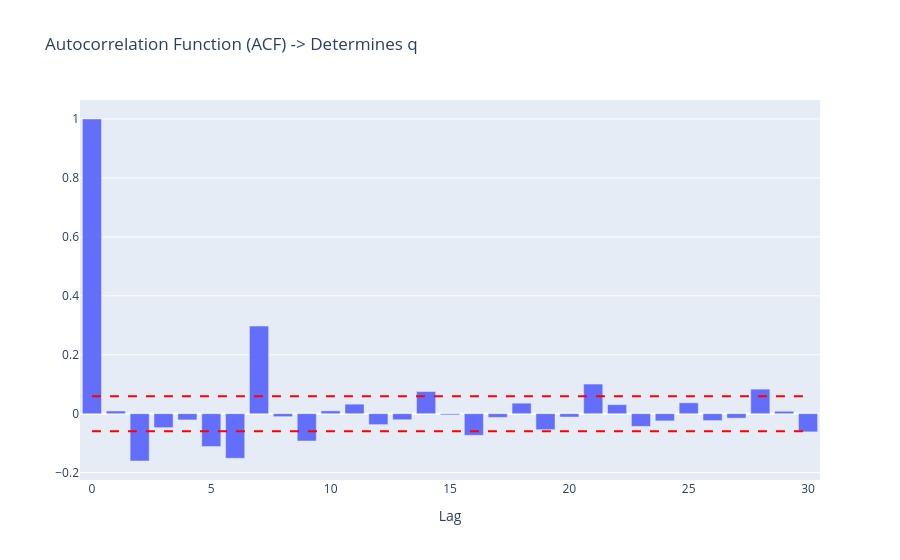
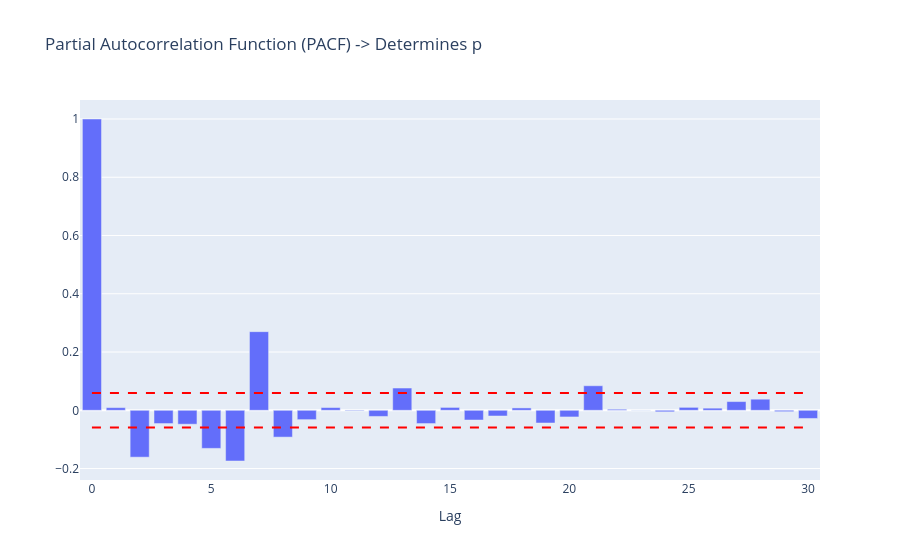

The cell these charts' notebook holds for them, in order:
### Markdown cell above
## 6. ACF/PACF Analysis (2 Marks)
We analyze the Autocorrelation (ACF) and Partial Autocorrelation (PACF) plots on our stationary, differenced data to determine our `p` and `q` parameters.

**Determining `p` (AutoRegressive order from PACF):**
The PACF plot shows a significant negative spike at Lag 1, before dropping into the red confidence interval at Lags 2-5. This justifies setting our standard AR parameter to **`p = 1`**. Furthermore, we observe a massive positive spike exactly at Lag 7, mathematically confirming the 7-day weekly seasonality.

**Determining `q` (Moving Average order from ACF):**
The ACF plot mirrors this behavior, with a sharp negative spike at Lag 1 that quickly drops off into the confidence interval, followed by another massive seasonal spike at Lag 7. The sharp cutoff after the first lag justifies setting our MA parameter to **`q = 1`**.

### Code cell
def plot_interactive_acf_pacf(series, lags=30):
    acf_vals = acf(series, nlags=lags)
    pacf_vals = pacf(series, nlags=lags)
    
    fig_acf = go.Figure()
    fig_acf.add_trace(go.Bar(x=np.arange(len(acf_vals)), y=acf_vals, name='ACF'))
    fig_acf.add_trace(go.Scatter(x=np.arange(len(acf_vals)), y=[1.96/np.sqrt(len(series))]*len(acf_vals), mode='lines', line=dict(color='red', dash='dash')))
    fig_acf.add_trace(go.Scatter(x=np.arange(len(acf_vals)), y=[-1.96/np.sqrt(len(series))]*len(acf_vals), mode='lines', line=dict(color='red', dash='dash')))
    fig_acf.update_layout(title='Autocorrelation Function (ACF) -> Determines q', xaxis_title='Lag', showlegend=False)
    fig_acf.show()
    
    fig_pacf = go.Figure()
    fig_pacf.add_trace(go.Bar(x=np.arange(len(pacf_vals)), y=pacf_vals, name='PACF'))
    fig_pacf.add_trace(go.Scatter(x=np.arange(len(pacf_vals)), y=[1.96/np.sqrt(len(series))]*len(pacf_vals), mode='lines', line=dict(color='red', dash='dash')))
    fig_pacf.add_trace(go.Scatter(x=np.arange(len(pacf_vals)), y=[-1.96/np.sqrt(len(series))]*len(pacf_vals), mode='lines', line=dict(color='red', dash='dash')))
    fig_pacf.update_layout(title='Partial Autocorrelation Function (PACF) -> Determines p', xaxis_title='Lag', showlegend=False)
    fig_pacf.show()

if 'ts_diff' in locals():
    plot_interactive_acf_pacf(ts_diff)

### Figure 1 — Plotly figure (JSON) as saved in the notebook; plotly's stock layout.template omitted (floating-point values rounded to 4 significant figures)
{"data": [{"name": "ACF", "type": "bar", "x": [0, 1, 2, 3, 4, 5, 6, 7, 8, 9, 10, 11, 12, 13, 14, 15, 16, 17, 18, 19, 20, 21, 22, 23, 24, 25, 26, 27, 28, 29, 30], "y": [1.0, 0.00909, -0.1605, -0.04732, -0.02112, -0.1115, -0.1511, 0.2973, -0.01, -0.09266, 0.009599, 0.03235, -0.03711, -0.02053, 0.07516, -0.003956, -0.07336, -0.0125, 0.03571, -0.05432, -0.01134, 0.1006, 0.03071, -0.04302, -0.0244, 0.03694, -0.02342, -0.01501, 0.08336, 0.008211, -0.06168]}, {"line": {"color": "red", "dash": "dash"}, "mode": "lines", "type": "scatter", "x": [0, 1, 2, 3, 4, 5, 6, 7, 8, 9, 10, 11, 12, 13, 14, 15, 16, 17, 18, 19, 20, 21, 22, 23, 24, 25, 26, 27, 28, 29, 30], "y": [0.0592, 0.0592, 0.0592, 0.0592, 0.0592, 0.0592, 0.0592, 0.0592, 0.0592, 0.0592, 0.0592, 0.0592, 0.0592, 0.0592, 0.0592, 0.0592, 0.0592, 0.0592, 0.0592, 0.0592, 0.0592, 0.0592, 0.0592, 0.0592, 0.0592, 0.0592, 0.0592, 0.0592, 0.0592, 0.0592, 0.0592]}, {"line": {"color": "red", "dash": "dash"}, "mode": "lines", "type": "scatter", "x": [0, 1, 2, 3, 4, 5, 6, 7, 8, 9, 10, 11, 12, 13, 14, 15, 16, 17, 18, 19, 20, 21, 22, 23, 24, 25, 26, 27, 28, 29, 30], "y": [-0.0592, -0.0592, -0.0592, -0.0592, -0.0592, -0.0592, -0.0592, -0.0592, -0.0592, -0.0592, -0.0592, -0.0592, -0.0592, -0.0592, -0.0592, -0.0592, -0.0592, -0.0592, -0.0592, -0.0592, -0.0592, -0.0592, -0.0592, -0.0592, -0.0592, -0.0592, -0.0592, -0.0592, -0.0592, -0.0592, -0.0592]}], "layout": {"showlegend": false, "title": {"text": "Autocorrelation Function (ACF) -> Determines q"}, "xaxis": {"title": {"text": "Lag"}}}}

### Figure 2 — Plotly figure (JSON) as saved in the notebook; plotly's stock layout.template omitted (floating-point values rounded to 4 significant figures)
{"data": [{"name": "PACF", "type": "bar", "x": [0, 1, 2, 3, 4, 5, 6, 7, 8, 9, 10, 11, 12, 13, 14, 15, 16, 17, 18, 19, 20, 21, 22, 23, 24, 25, 26, 27, 28, 29, 30], "y": [1.0, 0.009098, -0.1609, -0.04547, -0.04776, -0.1307, -0.174, 0.27, -0.09208, -0.03206, 0.009361, -0.001893, -0.02103, 0.07647, -0.04553, 0.009902, -0.03341, -0.01958, 0.008136, -0.04362, -0.02283, 0.08428, 0.003645, -0.0003373, -0.005141, 0.01008, 0.007316, 0.02996, 0.03815, -0.004644, -0.02801]}, {"line": {"color": "red", "dash": "dash"}, "mode": "lines", "type": "scatter", "x": [0, 1, 2, 3, 4, 5, 6, 7, 8, 9, 10, 11, 12, 13, 14, 15, 16, 17, 18, 19, 20, 21, 22, 23, 24, 25, 26, 27, 28, 29, 30], "y": [0.0592, 0.0592, 0.0592, 0.0592, 0.0592, 0.0592, 0.0592, 0.0592, 0.0592, 0.0592, 0.0592, 0.0592, 0.0592, 0.0592, 0.0592, 0.0592, 0.0592, 0.0592, 0.0592, 0.0592, 0.0592, 0.0592, 0.0592, 0.0592, 0.0592, 0.0592, 0.0592, 0.0592, 0.0592, 0.0592, 0.0592]}, {"line": {"color": "red", "dash": "dash"}, "mode": "lines", "type": "scatter", "x": [0, 1, 2, 3, 4, 5, 6, 7, 8, 9, 10, 11, 12, 13, 14, 15, 16, 17, 18, 19, 20, 21, 22, 23, 24, 25, 26, 27, 28, 29, 30], "y": [-0.0592, -0.0592, -0.0592, -0.0592, -0.0592, -0.0592, -0.0592, -0.0592, -0.0592, -0.0592, -0.0592, -0.0592, -0.0592, -0.0592, -0.0592, -0.0592, -0.0592, -0.0592, -0.0592, -0.0592, -0.0592, -0.0592, -0.0592, -0.0592, -0.0592, -0.0592, -0.0592, -0.0592, -0.0592, -0.0592, -0.0592]}], "layout": {"showlegend": false, "title": {"text": "Partial Autocorrelation Function (PACF) -> Determines p"}, "xaxis": {"title": {"text": "Lag"}}}}
